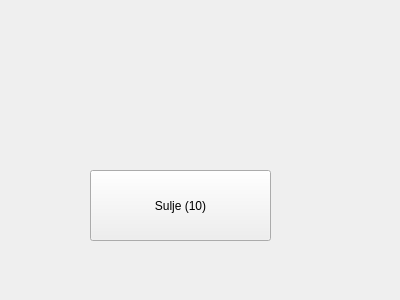
<?xml version="1.0" encoding="UTF-8"?>
<ui version="4.0">
 <class>withdrawDialog</class>
 <widget class="QWidget" name="withdrawDialog">
  <property name="geometry">
   <rect>
    <x>0</x>
    <y>0</y>
    <width>400</width>
    <height>300</height>
   </rect>
  </property>
  <property name="windowTitle">
   <string>Form</string>
  </property>
  <widget class="QPushButton" name="pushButton">
   <property name="geometry">
    <rect>
     <x>90</x>
     <y>170</y>
     <width>181</width>
     <height>71</height>
    </rect>
   </property>
   <property name="text">
    <string>Sulje (10)</string>
   </property>
  </widget>
  <widget class="QLabel" name="label">
   <property name="geometry">
    <rect>
     <x>30</x>
     <y>60</y>
     <width>281</width>
     <height>91</height>
    </rect>
   </property>
   <property name="font">
    <font>
     <pointsize>20</pointsize>
    </font>
   </property>
   <property name="text">
    <string/>
   </property>
   <property name="alignment">
    <set>Qt::AlignCenter</set>
   </property>
  </widget>
 </widget>
 <resources/>
 <connections/>
</ui>
